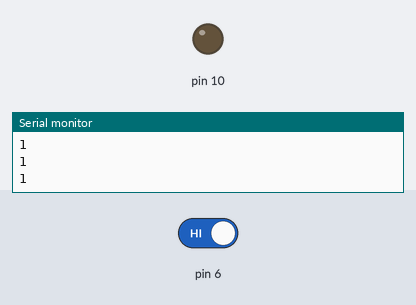
This sketch was run on a simulated Arduino Uno, built with avr-gcc and run on an emulated ATmega328P. Parts: output pins drawn as LEDs (lit = HIGH), the last lines printed to the serial monitor. The inputs (shaded band) are chosen by the test bench; at power-on: pin 6 HIGH.

Above: at 1.2 s.
1.3 s: pin 6 driven LOW
At 1.9 s:
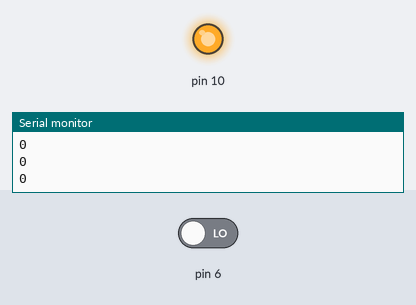
2.8 s: pin 6 driven HIGH
At 3.2 s:
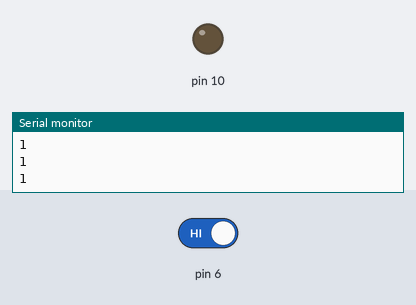
Timing chart, 0 to 5.8 s (numbered marks = the images above; inputs shaded):
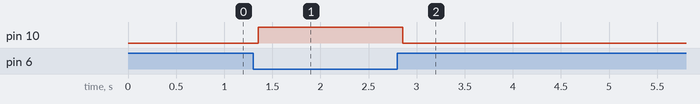

Measured:
- after the input at 1.3 s, pin 10: LOW → HIGH after 0.05 s
- after the input at 2.8 s, pin 10: HIGH → LOW after 0.06 s

The sketch:

using_ir_led_to_light_up_a_led.ino
```cpp
int i;

void setup()
{
  pinMode(6, INPUT);
  pinMode(10, OUTPUT);
 Serial.begin(9600);
 }

void loop()
{
  i=digitalRead(6);
  Serial.println(i);

 delay(50);

 if (i==0) {
digitalWrite(10,HIGH);

 } else{
  digitalWrite(10,LOW);
 }


 }
```
